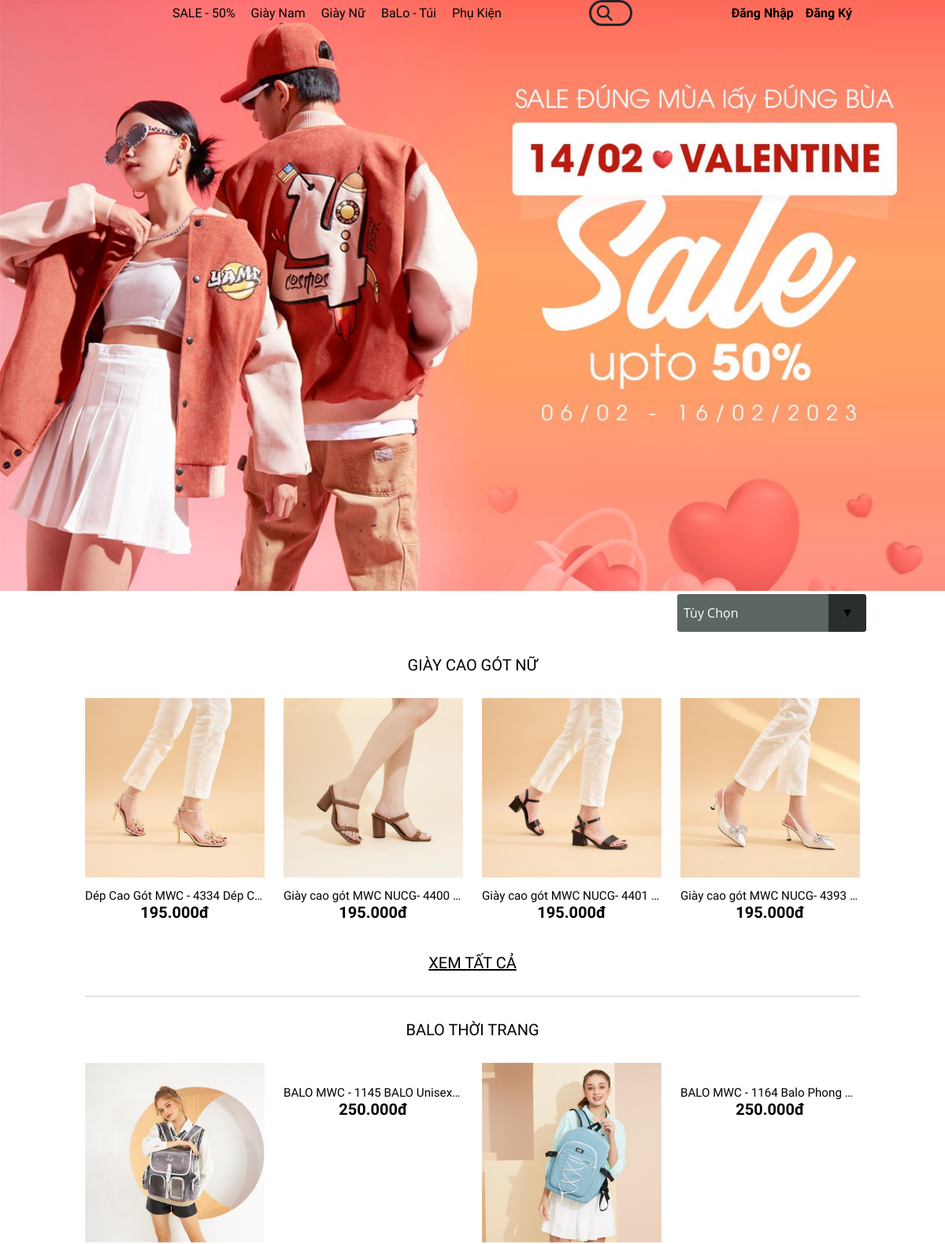
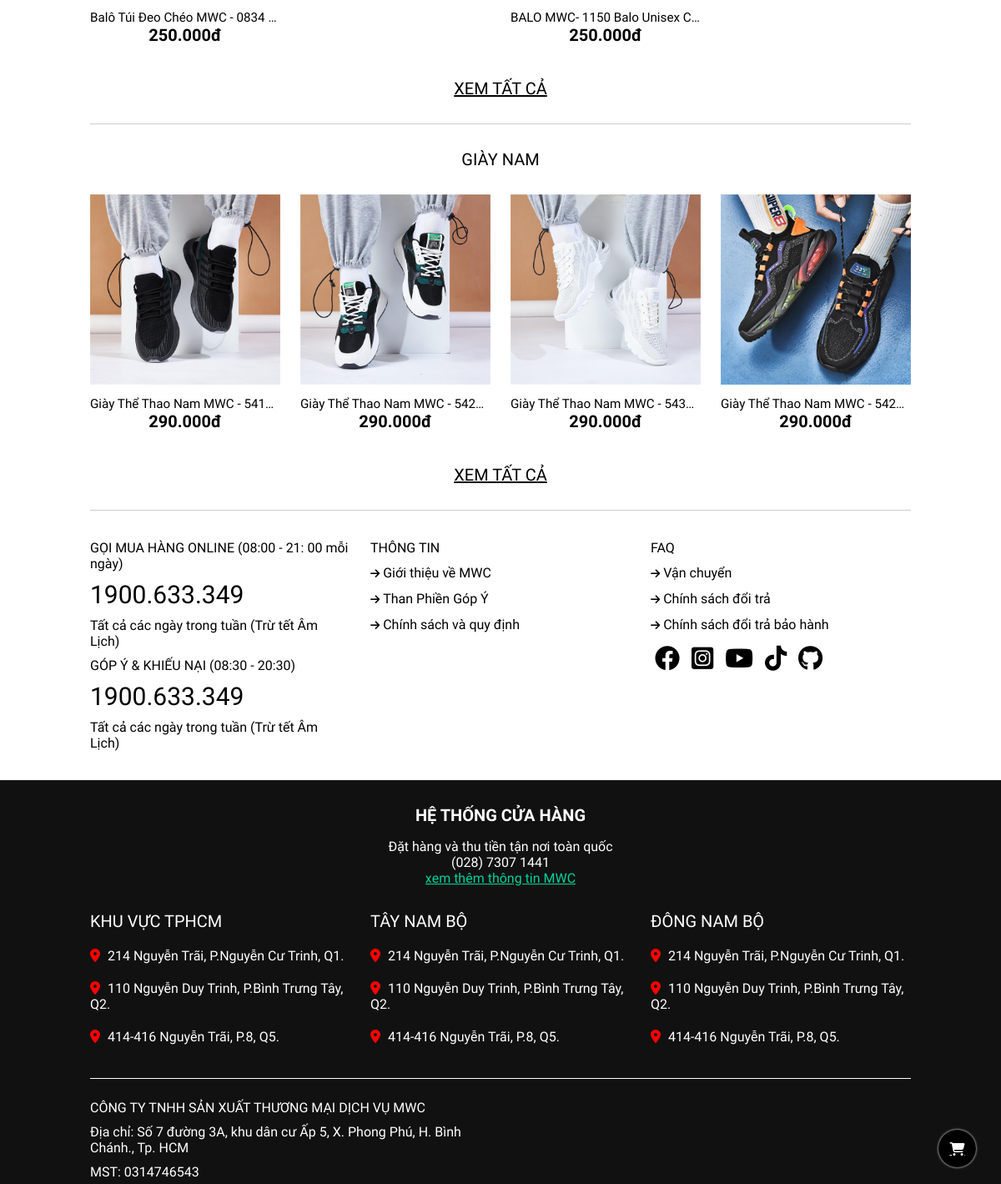
Page /index.php?pages=product_detail&action=layout&html=home on the committed database (2 pictures, top to bottom).
### tables this page shows
CREATE TABLE `products` (
  `id` int NOT NULL,
  `name` varchar(500) NOT NULL,
  `money` float NOT NULL,
  `quantity` int NOT NULL,
  `color` int NOT NULL,
  `size` int NOT NULL,
  `create_at` datetime NOT NULL DEFAULT CURRENT_TIMESTAMP,
  `updated_at` datetime NOT NULL DEFAULT CURRENT_TIMESTAMP,
  `category_id` int NOT NULL,
  `describe` varchar(500) NOT NULL,
  `img` varchar(100) NOT NULL
);

### DAO/pdo.php (called while the page is built, shortened)
<?php
class connect
{
    function pdo_get_connection()
    {
        $dburl = "mysql:host=localhost;dbname=dampc05314;charset=utf8";
        $username = 'root';
        $password = 'mysql';
        $conn = new PDO($dburl, $username, $password);
        $conn->setAttribute(PDO::ATTR_ERRMODE, PDO::ERRMODE_EXCEPTION);
        return $conn;
    }
    function pdo_query($sql)
    {
        $sql_args = array_slice(func_get_args(), 1);
        try {
            $conn = $this->pdo_get_connection();
            $stmt = $conn->prepare($sql);
            $stmt->execute($sql_args);
            $rows = $stmt->fetchAll();
            return $rows;
        } catch (PDOException $e) {
            throw $e;
        } finally {
            unset($conn);
        }
    }
}
?>

### DAO/products.php (called while the page is built, shortened)
<?php
class products
{
    function getAllshoewoman()
    {
        $db = new connect();
        $select = "SELECT * FROM products where category_id = 2";
        return $db->pdo_query($select);
    }
    function getAllbag()
    {
        $db = new connect();
        $select = "SELECT * FROM products where category_id = 3 ";
        return $db->pdo_query($select);
    }
    function getAllshoemen()
    {
        $db = new connect();
        $select = "SELECT * FROM products where category_id = 1";
        return $db->pdo_query($select);
    }
}
?>

### product/index.php (the view, shortened to what this page needs)
<div class="container">
    <section>
        <div class="banner">
            <img src="../adminnew/img/Banner_sale_14.2_(02).jpg" alt="" />
        </div>
    </section>
    <section>
        <article>
            <div class="container">
                <div class="body_header"
                    style="display: flex; justify-content: end ;align-item:center;margin-right: 100px;">
                    <div class="select">
                        <form id="myForm" method="post"
                            action="/index.php?pages=product_detail&action=layout&html=serach">
                            <select id="mySelect" name="low_price" style="width: 100%; height: 100%;">
                                <option selected disabled>Tùy Chọn</option>
                            </select>
                        </form>
                    </div>
                </div>
                <p class="container_title">Giày Cao Gót Nữ</p>
                <div class="grid wide">
                    <div class="row" id="product_print1">
                        <?php
                        $products = new products();
                        $rows = $products->getAllshoewoman();
                        foreach ($rows as $row) {
                            extract($row)
                                ?>
                        <div class="col l-3 m-6 c-12">
                            <div class="item_product">
                                <a href=" /index.php?pages=product_detail&action=layout&html=chitiet&id=<?= $id ?>"
                                    class=" item_product_img">
                                    <img src="../adminnew/img/<?= $img ?>" alt="" />
                                </a>
                                <a href=" /index.php?pages=product_detail&action=layout&html=chitiet&id=<?= $id ?>"
                                    class="item_product_content">
                                    <div class="item_product_detail">
                                        <p class="title">
                                            <?= $name ?>
                                        </p>
                                        <div class="price">
                                            <?= number_format($money, 0, ",", ".") ?>đ
                                        </div>
                                    </div>
                                </a>
                            </div>
                        </div>
                        <?php
                        }
                        ?>
                    </div>
                    <a href="./html/giaynu.php" class="seenall_product">XEM TẤT CẢ</a>
                </div>
            </div>
        </article>
        <article>
            <div class="container">
                <p class="container_title">BALO THỜI TRANG</p>
                <div class="grid wide">
                    <div class="row" id="product_print2">
                        <?php
                        $products = new products();
                        $rows = $products->getAllbag();
                        foreach ($rows as $row) {
                            extract($row)
                                ?>
                        <div class="col l-3 m-6 c-12">
                            <div class="item_product">
                                <a href="/index.php?pages=product_detail&action=layout&html=chitiet&id=<?= $id ?>"
                                    class=" item_product_img">
                                    <img src="../adminnew/img/<?= $img ?>" alt="" />
                                </a>
                                <a href=" /index.php?pages=product_detail&action=layout&html=chitiet&id=<?= $id ?>"
                                    class="item_product_content">
                                    <div class="item_product_detail">
                                        <p class="title">
                                            <?= $name ?>
                                        </p>
                                        <div class="price">
                                            <?= number_format($money, 0, ",", ".") ?>đ
                                        </div>
                                    </div>
                                </a>
                            </div>
                        </div>
                        <?php
                        }
                        ?>
                    </div>
                    <a href="./html/balo.php" class="seenall_product">XEM TẤT CẢ</a>
                </div>
            </div>
        </article>
        <article>
            <div class="container">
                <p class="container_title">GIÀY NAM</p>
                <div class="grid wide">
                    <div class="row" id="product_print3">
                        <?php
                        $products = new products();
                        $rows = $products->getAllshoemen();
                        foreach ($rows as $row) {
                            extract($row)
                                ?>
                        <div class="col l-3 m-6 c-12">
                            <div class="item_product">
                                <a href="/index.php?pages=product_detail&action=layout&html=chitiet&id=<?= $id ?>"
                                    class=" item_product_img">
                                    <img src="../adminnew/img/<?= $img ?>" alt="" />
                                </a>
                                <a href=" /index.php?pages=product_detail&action=layout&html=chitiet&id=<?= $id ?>"
                                    class="item_product_content">
                                    <div class="item_product_detail">
                                        <p class="title">
                                            <?= $name ?>
                                        </p>
                                        <div class="price">
                                            <?= number_format($money, 0, ",", ".") ?>đ
                                        </div>
                                    </div>
                                </a>
                            </div>
                        </div>
                        <?php
                        }
                        ?>
                    </div>
                    <a href="./html/giaynam.php" class="seenall_product">XEM TẤT CẢ</a>
                </div>
            </div>
        </article>
    </section>
</div>

### rows in the picture
products: img (picture), name "Dép Cao Gót MWC - 4334 Dép C…", money "195.000"
products: img (picture), name "Giày cao gót MWC NUCG- 4400…", money "195.000"
products: img (picture), name "Giày cao gót MWC NUCG- 4401…", money "195.000"
products: img (picture), name "Giày cao gót MWC NUCG- 4393…", money "195.000"
products: img (picture), name "Balô Túi Đeo Chéo MWC - 0834…", money "250.000"
products: name "BALO MWC - 1145 BALO Unisex…", money "250.000"
products: img (picture), name "BALO MWC- 1150 Balo Unisex C…", money "250.000"
products: name "BALO MWC - 1164 Balo Phong…", money "250.000"
products: img (picture), name "Giày Thể Thao Nam MWC - 541…", money "290.000"
products: img (picture), name "Giày Thể Thao Nam MWC - 542…", money "290.000"
products: img (picture), name "Giày Thể Thao Nam MWC - 543…", money "290.000"
products: img (picture), name "Giày Thể Thao Nam MWC - 542…", money "290.000"
